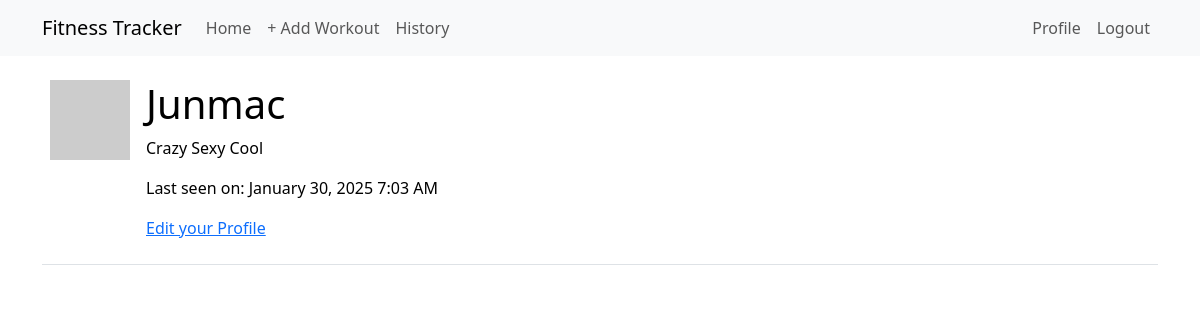
The page /user/Junmac (signed in) on the database its author committed.
### app/models.py (models this page shows, shortened)
class User(UserMixin, db.Model):
    id: Mapped[int] = mapped_column(primary_key=True)
    username: Mapped[str] = mapped_column(String(64), index=True, unique=True)
    email: Mapped[str] = mapped_column(String(120), index=True, unique=True)
    password_hash: Mapped[Optional[str]] = mapped_column(String(256))
    workouts: Mapped[List['Workout']] = relationship(back_populates='user', lazy='dynamic')
    about_me: Mapped[Optional[str]] = mapped_column(String(140))
    last_seen: Mapped[Optional[datetime]] = mapped_column(
        default=lambda: datetime.now(timezone.utc))
    def avatar(self, size):
        digest = md5(self.email.lower().encode('utf-8')).hexdigest()
        return f'https://www.gravatar.com/avatar/{digest}?d=identicon&s={size}'

### app/routes.py (the view)
@app.route('/user/<username>')
@login_required
def user(username):
    if not current_user.is_authenticated:
        return redirect(url_for('index'))
    return render_template('user.html', user=current_user)

### app/models.py (called while the page is built)
@login.user_loader
def load_user(id):
    return db.session.get(User, int(id))

### app/routes.py (called while the page is built)
@app.before_request
def before_request():
    if current_user.is_authenticated:
        current_user.last_seen = datetime.now(timezone.utc)
        db.session.commit()

### app/templates/user.html
{% extends "base.html" %} {% block content %}
<table class="table table-hover">
  <tr>
    <td width="64px"><img src="{{ user.avatar(64) }}" /></td>
    <td>
      <h1>{{ user.username }}</h1>
      {% if user.about_me %}<p>{{ user.about_me }}</p>{% endif %}
      {% if user.last_seen %}<p>Last seen on: {{ moment(user.last_seen).format('LLL') }}</p>{% endif %}
      {% if user == current_user %}
      <p><a href="{{ url_for('edit_profile') }}">Edit your Profile</a></p>
      {% endif %}
    </td>
  </tr>
</table>
{% endblock %}

### rows shown on the page
User: username "Junmac", about_me "Crazy Sexy Cool", last_seen "January 30, 2025 7:03 AM"
